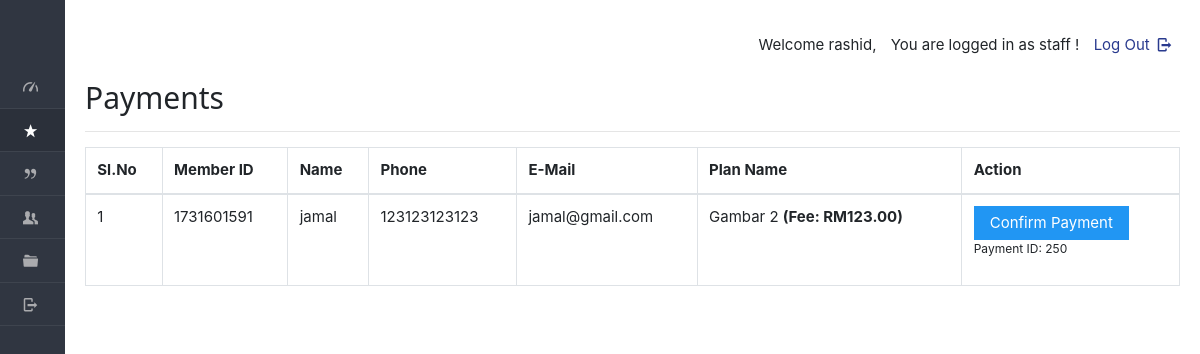
Page /dashboard/coach/payments.php (signed in) on the earlier database version.
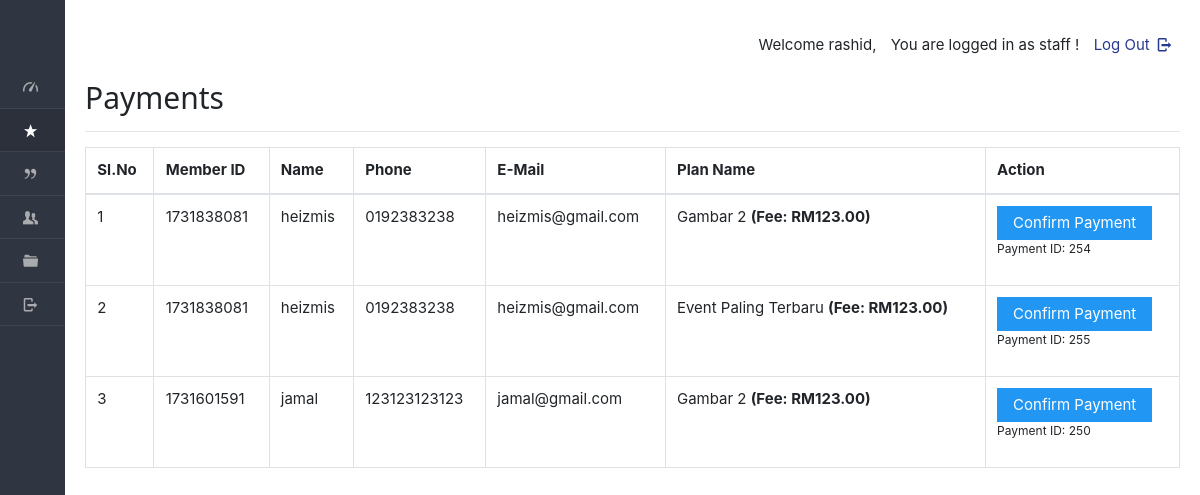
Same page on the later database version.
### tables this page shows
CREATE TABLE IF NOT EXISTS `enrolls_to` (
  `et_id` int NOT NULL AUTO_INCREMENT,
  `planid` varchar(8) NOT NULL,
  `userid` varchar(20) NOT NULL,
  `paid_date` varchar(40) DEFAULT NULL,
  `expire` varchar(40) DEFAULT NULL,
  `hasPaid` varchar(5) NOT NULL DEFAULT 'no',
  `hasApproved` varchar(5) DEFAULT NULL,
  `receiptIMG` varchar(100) DEFAULT NULL,
  PRIMARY KEY (`et_id`)
);

CREATE TABLE IF NOT EXISTS `users` (
  `userid` varchar(20) NOT NULL,
  `pass_key` varchar(100) NOT NULL,
  `imageid` varchar(200) DEFAULT NULL,
  `username` varchar(40) DEFAULT NULL,
  `fullName` varchar(100) DEFAULT NULL,
  `gender` varchar(8) DEFAULT NULL,
  `mobile` varchar(20) DEFAULT NULL,
  `email` varchar(200) DEFAULT NULL,
  `dob` varchar(40) DEFAULT NULL,
  `joining_date` varchar(40) DEFAULT NULL,
  `hasApproved` varchar(10) DEFAULT NULL,
  `matrixNumber` varchar(255) DEFAULT NULL,
  `courseName` varchar(255) DEFAULT NULL,
  `no_ic` varchar(50) DEFAULT NULL,
  PRIMARY KEY (`userid`)
);

CREATE TABLE IF NOT EXISTS `plan` (
  `planid` varchar(8) NOT NULL,
  `tid` varchar(45) DEFAULT NULL,
  `planName` varchar(20) NOT NULL,
  `description` varchar(200) NOT NULL,
  `planType` varchar(50) NOT NULL,
  `startDate` varchar(50) NOT NULL,
  `endDate` varchar(50) NOT NULL,
  `duration` int NOT NULL,
  `validity` varchar(20) NOT NULL DEFAULT 'Lifetime',
  `amount` int DEFAULT '0',
  `active` varchar(255) NOT NULL,
  PRIMARY KEY (`planid`),
  KEY `idx_plan_name` (`planName`),
  KEY `idx_plan_type` (`planType`),
  KEY `idx_description` (`description`),
  KEY `idx_active` (`active`)
);

### dashboard/coach/payments.php (the view, shortened to what this page needs)
<!DOCTYPE html>
<html lang="en">
<head>
    <link rel="stylesheet" href="../../css/style.css"  id="style-resource-5">
    <link rel="stylesheet" href="../../css/dashMain.css">
    <link rel="stylesheet" type="text/css" href="../../css/entypo.css">
    <link href="a1style.css" type="text/css" rel="stylesheet">
	<link rel="stylesheet" href="../../css/bootstrap.min.css">
    <link rel="stylesheet" href="../../css/insidedashboard.css">
	<link rel="stylesheet" href="../../css/dashboard/sidebar.css">
</head>
      <body class="page-body  page-fade" onload="collapseSidebar()">
    	<div class="page-container sidebar-collapsed" id="navbarcollapse">
		<div class="sidebar-menu">
			<header class="logo-env">
			</header>
    		<?php include('nav.php'); ?>
    	</div>
    		<div class="main-content">
				<div class="row">
					<div class="col-md-6 col-sm-8 clearfix">
					</div>
					<div class="col-md-6 col-sm-4 clearfix hidden-xs">
						<ul class="list-inline links-list pull-right">
							<li>
								<a href="logout.php">
									Log Out <i class="entypo-logout right"></i>
								</a>
							</li>
						</ul>
					</div>
				</div>
				<h2>Payments</h2>
<hr />
<?php
$staffid = $_SESSION['staffid'];
$query = "SELECT
            e.et_id,
            e.userid,
            e.planid,
            e.hasPaid,
            e.hasApproved,
            e.receiptIMG,
            u.username,
            u.mobile,
            u.email,
            p.planName,
            p.amount,
            p.planType
          FROM event_staff es
          INNER JOIN plan p ON es.planid = p.planid
          INNER JOIN enrolls_to e ON p.planid = e.planid
          INNER JOIN users u ON e.userid = u.userid
          WHERE es.staffid = ?
          AND p.planType = 'event'
          ORDER BY e.expire";
$stmt = mysqli_prepare($con, $query);
mysqli_stmt_bind_param($stmt, "i", $staffid);
mysqli_stmt_execute($stmt);
$result = mysqli_stmt_get_result($stmt);
$sno = 1;
?>
<table class="table table-bordered">
    <thead>
        <tr>
            <th>Sl.No</th>
            <th>Member ID</th>
            <th>Name</th>
            <th>Phone</th>
            <th>E-Mail</th>
            <th>Plan Name</th>
            <th>Action</th>
        </tr>
    </thead>
    <tbody>
    <?php
    if (mysqli_num_rows($result) > 0) {
        while ($row = mysqli_fetch_array($result, MYSQLI_ASSOC)) {
            $planName = $row['planName'];
            $amount = $row['amount'] ?? 0;
            $hasPaid = $row['hasPaid'];
            $et_id = $row['et_id'];
            ?>
            <tr>
                <td><?php echo $sno; ?></td>
                <td><?php echo htmlspecialchars($row['userid']); ?></td>
                <td><?php echo htmlspecialchars($row['username']); ?></td>
                <td><?php echo htmlspecialchars($row['mobile']); ?></td>
                <td><?php echo htmlspecialchars($row['email']); ?></td>
                <td>
                    <?php
                    echo htmlspecialchars($planName);
                    if ($amount > 0) {
                        echo " <b>(Fee: RM" . number_format($amount, 2) . ")</b>";
                    }
                    ?>
                </td>
                <td>
                    <?php if ($hasPaid === 'no'): ?>
                        <form action='../../dashboard/admin/make_payments.php' method='post'>
                            <input type='submit' class='a1-btn a1-blue' value='Confirm Payment'/>
                        </form>
                        <p>Payment ID: <?php echo $et_id; ?></p>
                    <?php else: ?>
                        <p>No Action Needed</p>
                    <?php endif; ?>
                </td>
            </tr>
            <?php
            $sno++;
        }
    } else {
        echo "<tr><td colspan='7'>No records found</td></tr>";
    }
    ?>
    </tbody>
</table>
    	</div>
    </body>
</html>

Differences in the rows shown:
added enrolls_to: userid "1731838081", userid.username "heizmis", userid.mobile "0192383238", userid.email "heizmis@gmail.com", planid.planName "Gambar 2", planid.amount "123.00", et_id "254"
added enrolls_to: userid "1731838081", userid.username "heizmis", userid.mobile "0192383238", userid.email "heizmis@gmail.com", planid.planName "Event Paling Terbaru", planid.amount "123.00", et_id "255"
